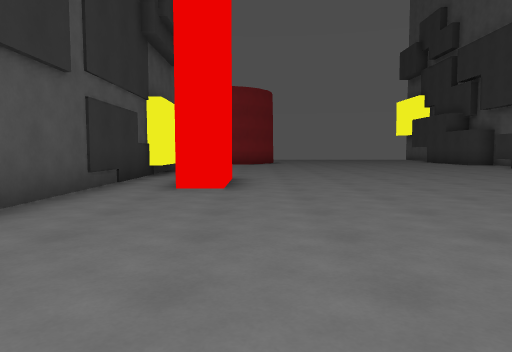
view 1 (above)

17 first-person views from a walk through a level from a Godot 3-D game. The camera is 1.2 m above the floor, tilts 4° down and sees 70° across. The floor is counted in squares, 2 m on a side. Each view is taken from the middle of a square. On the plan, view 1 faces up. The plan holds only what a view shows up to about 10 squares ahead; the rest is blank. The place goes on beyond the plan.

view 2
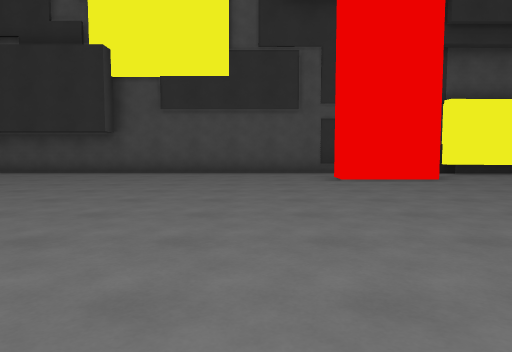

view 3
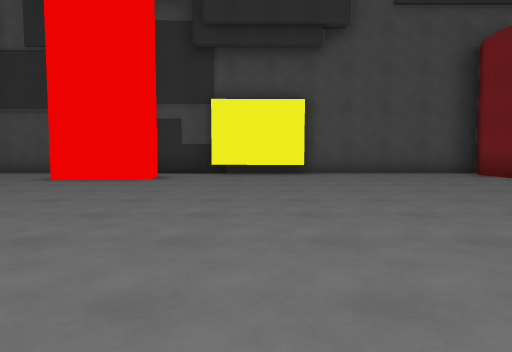

view 4
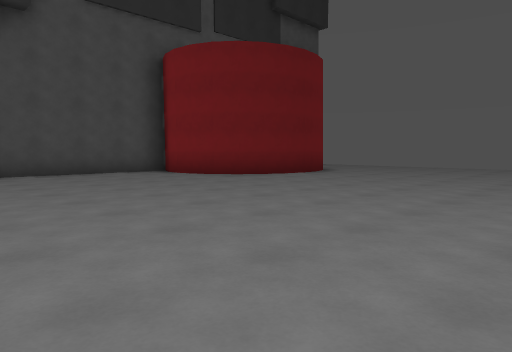

view 5
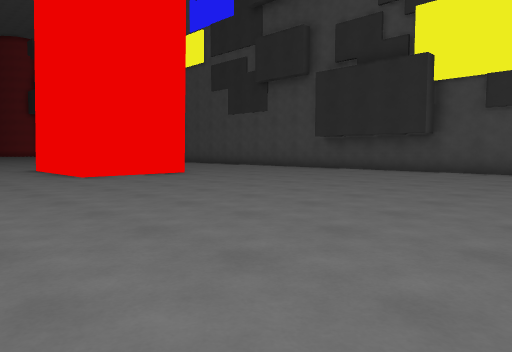

view 6
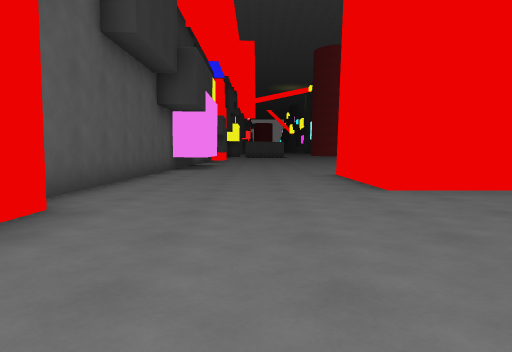

view 7
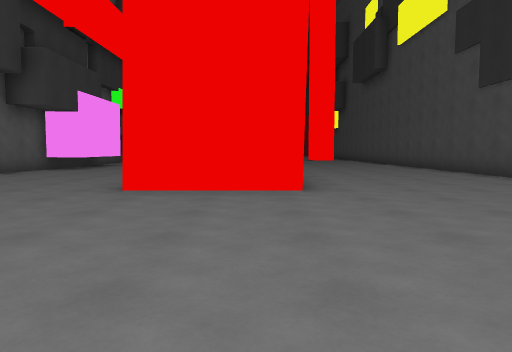

view 8
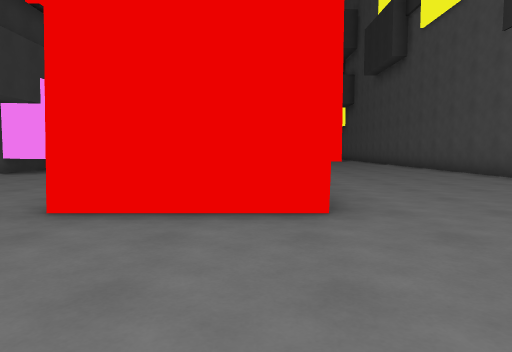

view 9
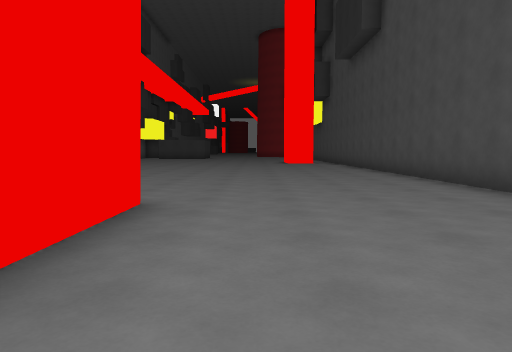

view 10
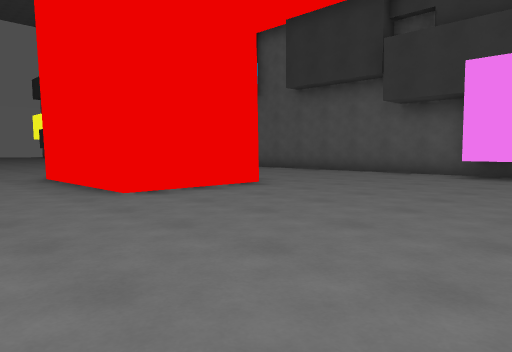

view 11
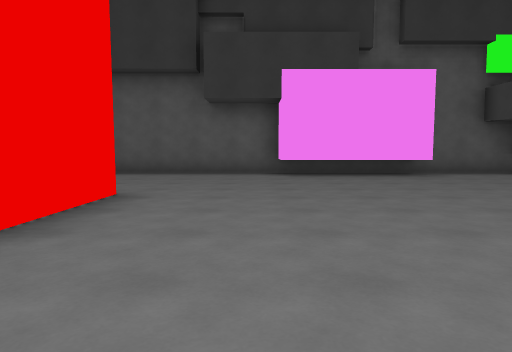

view 12
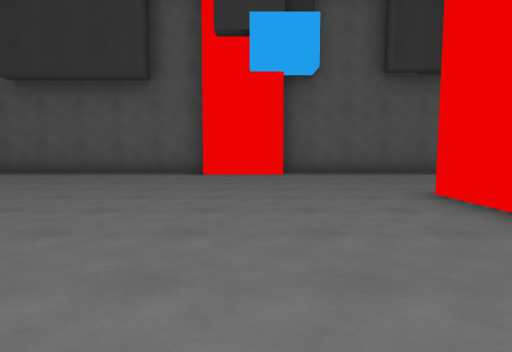

view 13
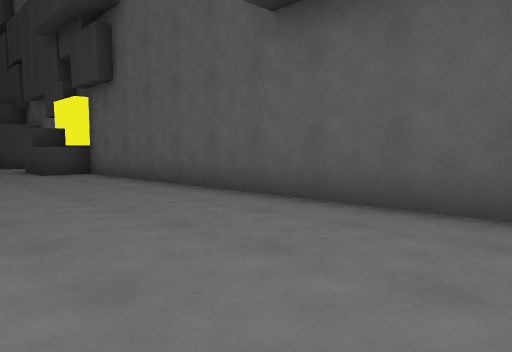

view 14
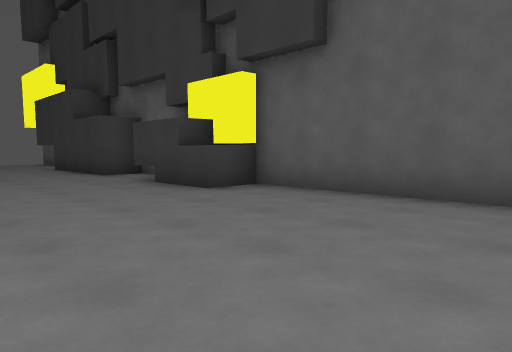

view 15
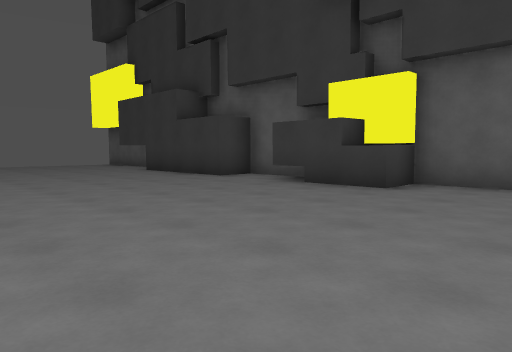

view 16
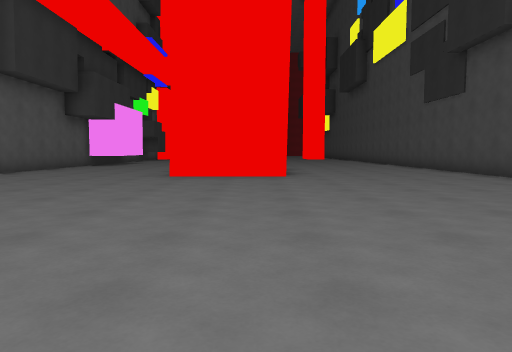

view 17
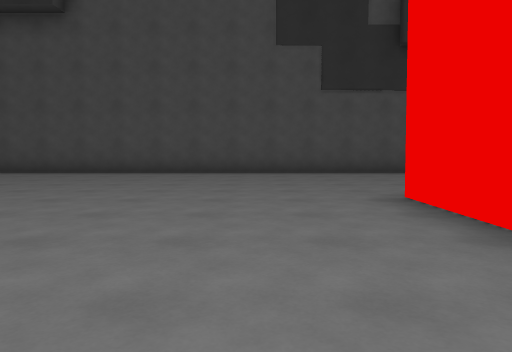

### Floor plan
Points are (right, up) in squares from view 1. A wall is a line through its corners. A room is listed if a view was taken in it or the views show most of it. See-through windows are left out.
Room 1 (views 1, 2, 3, 4, 5, 6, 7, 8, 9, 10, 11, 12, 13, 14, 15, 16, 17)
walls: (2.3, -4.5) (5, -4.5) (5, -8.1) (2.3, -8.1) (2.3, -4.5); (9.6, -0.6) (9.6, 11.4) (8.5, 11.4); (9.1, -2.8) (9.1, -0.6); (-1.4, 7.8) (-0.5, 7.8) (-0.5, 5.8) (-1.4, 5.8); (9.3, 10.5) (9.3, 11.5); (-2.3, 11.2) (-2.3, 8.9); (9.8, 10.6) (8.5, 10.6) (8.5, 13.1); (9.6, 13) (9.6, 14.8) (8.5, 14.8) (8.5, 16.5); (-0.9, 15.6) (-1.5, 15.5); (-1.4, 15.5) (-2.1, 15.6); (-2.1, 15.5) (-2.6, 15.8) (-2.6, -14.5); (0.2, 16.2) (-0.3, 15.8); (0.4, 16.6) (0, 16) (-0.9, 15.5); (8.5, -14.2) (8.5, -10.6) (9.6, -10.6); (9.6, -14.5) (9.6, -2.6)

Where each view was taken, in squares from view 1:
view 1: 0 up, 0 right, facing up
view 2: 4 up, 7 right, facing left
view 3: 10 up, 7 right, facing left
view 4: 10 up, 7 right, facing up-left
view 5: 4 up, 8 right, facing down-left
view 6: 1 up, 7 right, facing down
view 7: 1 up, 3 right, facing down
view 8: 1 down, 3 right, facing down
view 9: 4 down, 1 right, facing down
view 10: 13 down, 0 right, facing up-right
view 11: 10 down, 0 right, facing right
view 12: 2 down, 0 right, facing right
view 13: 1 up, 6 right, facing up-right
view 14: 6 up, 5 right, facing up-right
view 15: 8 up, 3 right, facing up-right
view 16: 4 up, 3 right, facing down
view 17: 10 down, 7 right, facing left
